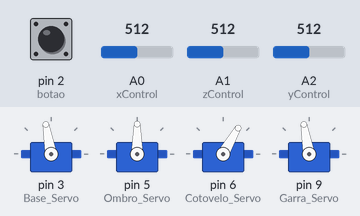
Bench run of a sketch on a simulated Arduino Uno, built with avr-gcc and run on an emulated ATmega328P. On the bench: 4 × servo. Inputs (shaded band) come from the test bench; at power-on: A0 (xControl) = 512, A2 (yControl) = 512, A1 (zControl) = 512, pin 2 (botao) LOW. What the sketch prints to the serial monitor is not drawn.

Above: at 1.2 s.
1.3 s: A0 (xControl) set to 666
2.8 s: A0 (xControl) set to 696
At 3.59 s:
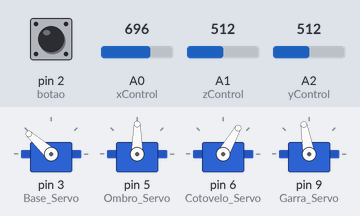
At 4.9 s:
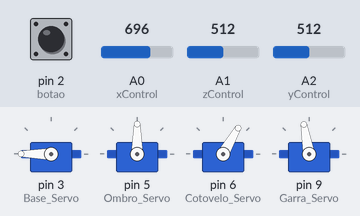
5.8 s: A2 (yControl) set to 349
7.3 s: A2 (yControl) set to 330
At 9.1 s:
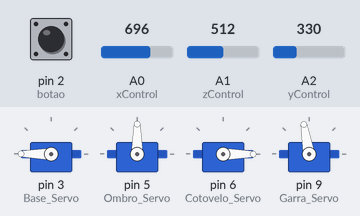
10.0 s: A1 (zControl) set to 665
11.5 s: A1 (zControl) set to 688
At 14.8 s:
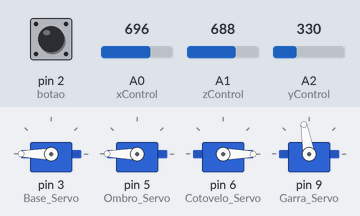
Timing chart, 0 to 15.5 s (numbered marks = the images above; inputs shaded):
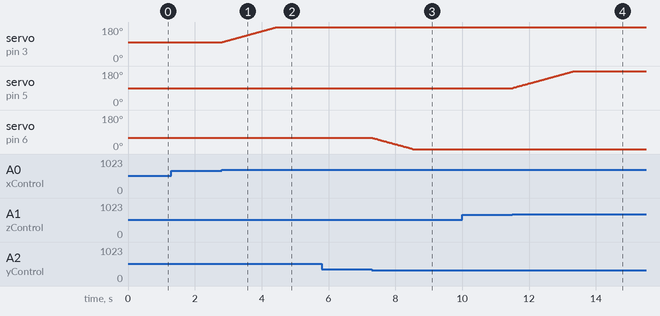

The sketch:

bracinho.ino
```cpp
#include <Servo.h>

#define Base_Servo 3 // porta digital do servo
#define xControl A0  // entrada analógica do joystick
int X_Servo = 100;   // posição inicial do servo
Servo base;          // servo

#define Cotovelo_Servo 6
#define yControl A2
int Y_Servo = 60;
Servo cotovelo;

#define Ombro_Servo 5
#define zControl A1
int Z_Servo = 90;
Servo ombro;

#define Garra_Servo 9
#define botao 2
int G_Servo = 0;
int contador = 1;
Servo garra;

void setup()
{
  base.attach(Base_Servo);
  base.write(X_Servo);
  pinMode(xControl, INPUT);

  ombro.attach(Ombro_Servo);
  ombro.write(Z_Servo);
  pinMode(zControl, INPUT);

  cotovelo.attach(Cotovelo_Servo);
  cotovelo.write(Y_Servo);
  pinMode(yControl, INPUT);

  garra.attach(Garra_Servo);
  garra.write(100);
  pinMode(botao, INPUT);

  Serial.begin(9600);
}

int x;
int y;
int z;

void loop()
{
  x = analogRead(xControl);

  z = analogRead(zControl);

  y = analogRead(yControl);

  if (x > -1 && x <= 340)
  {
    if (X_Servo > 0)
      X_Servo--;
  }
  else if (x > 340 && x < 680)
  {
    // Não faz nada;
  }
  else
  {
    if (X_Servo < 180)
      X_Servo++;
  }

  base.write(X_Servo);

  if (z > -1 && z <= 340)
  {
    if (Z_Servo > 10)
      Z_Servo--;
  }
  else if (z > 340 && z < 680)
  {
    // Não faz nada;
  }
  else
  {
    if (Z_Servo < 180)
      Z_Servo++;
  }

  ombro.write(Z_Servo);

  if (y > -1 && y <= 340)
  {
    if (Y_Servo > 0)
      Y_Servo--;
  }
  else if (y > 340 && y < 680)
  {
    // Não faz nada;
  }
  else
  {
    if (Y_Servo < 140)
      Y_Servo++;
  }

  cotovelo.write(Y_Servo);

  if (digitalRead(botao) == 1)
  {
    while (digitalRead(botao) == 1)
    {
      digitalRead(botao) == 0;
    }
    contador++;
  }

  if (contador % 2 == 0)
  {
    garra.write(0);
  }
  else
  {
    garra.write(100);
  }

  Serial.println(contador);

  delay(20);
}
```

Measured:
- the behaviour switches between 679 and 680 on A0 (xControl) (found by bisection; images 0 and 1)
- the behaviour switches between 341 and 340 on A2 (yControl) (found by bisection; images 2 and 3)
- the behaviour switches between 679 and 680 on A1 (zControl) (found by bisection; images 3 and 4)
- after the input at 1.3 s, every drawn part: stays the same
- after the input at 2.8 s, servo on pin 3 (Base_Servo): moves from 100° to 180° over 1.6 s, starting at once
- after the input at 5.8 s, every drawn part: stays the same
- after the input at 7.3 s, servo on pin 6 (Cotovelo_Servo): moves from 60° to 0° over 1.2 s, starting at once
- after the input at 10.0 s, every drawn part: stays the same
- after the input at 11.5 s, servo on pin 5 (Ombro_Servo): moves from 90° to 180° over 1.8 s, starting at once
